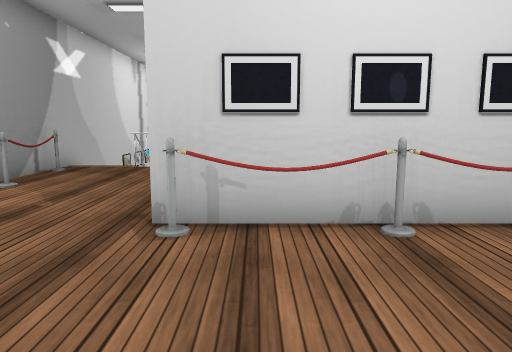
[1] (above)

14 first-person views from a walk through a 3-D level made in the Unity game engine. The camera is 1.2 m above the floor, tilts 8° down and sees 70° across. The floor is counted in squares, 1 m on a side. Each view is taken from the middle of a square. On the plan, view 1 faces up. The plan holds only what a view shows up to about 15 squares ahead; the rest is blank. The player is left out. Some surface patterns are stand-ins.

[2]
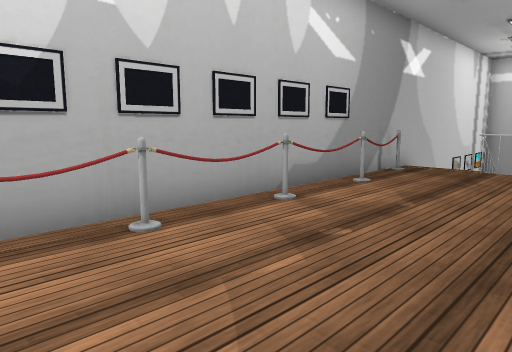

[3]
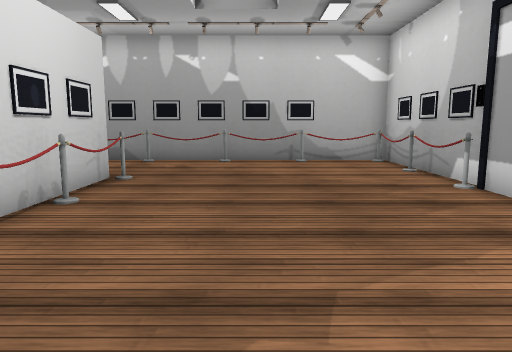

[4]
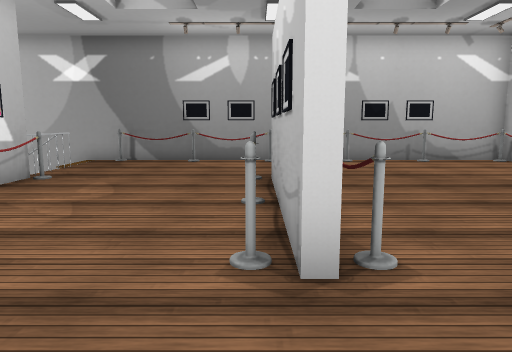

[5]
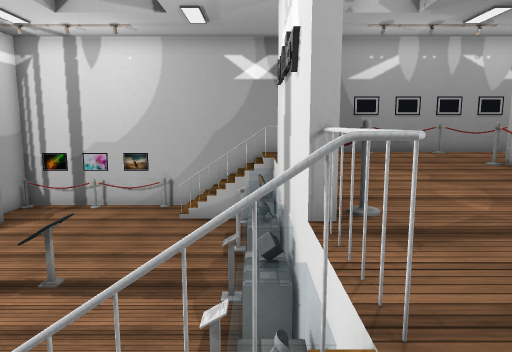

[6]
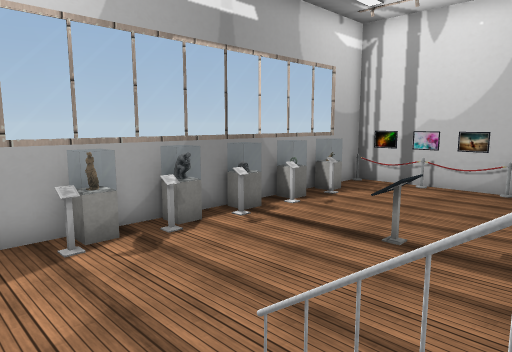

[7]
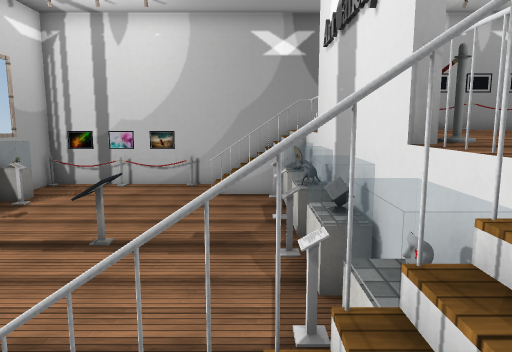

[8]
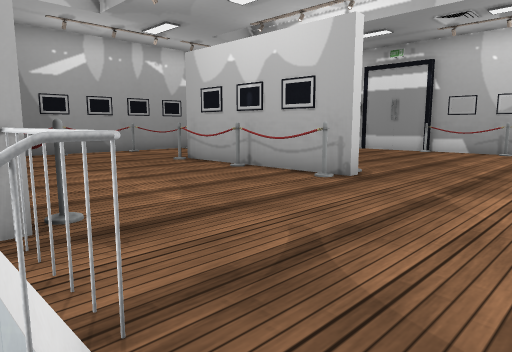

[9]
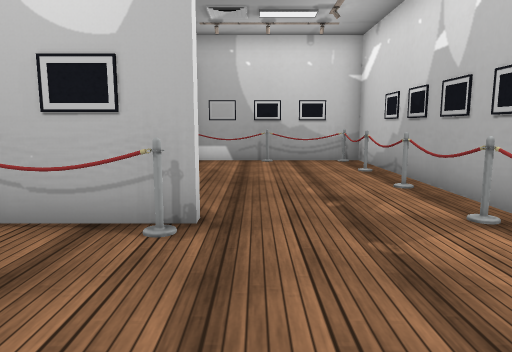

[10]
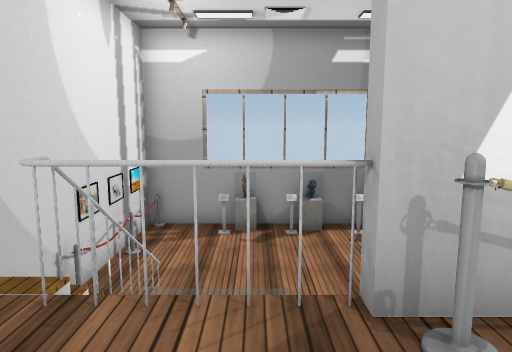

[11]
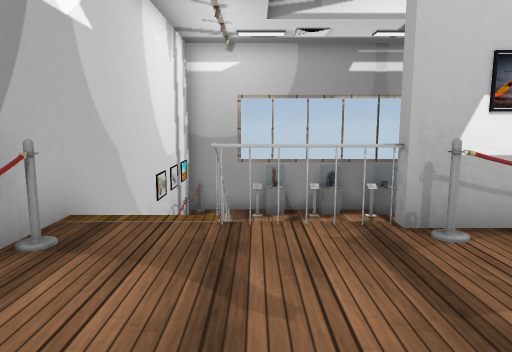

[12]
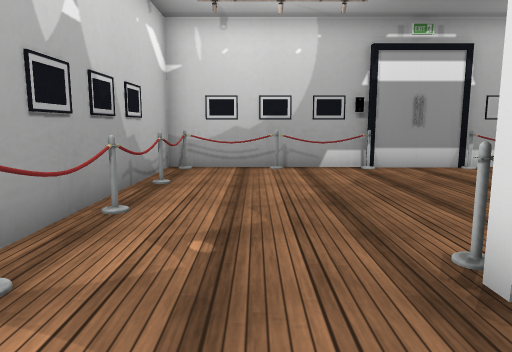

[13]
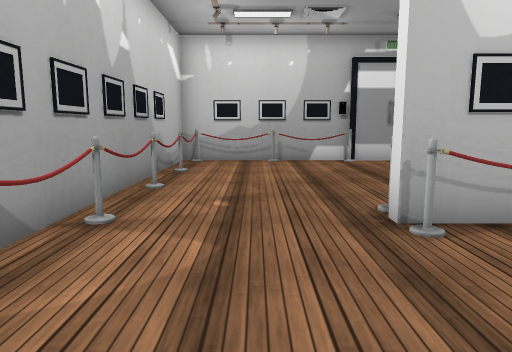

[14]
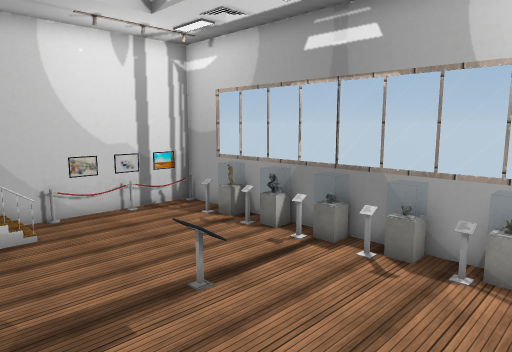

### Floor plan
Key: @ floor where view 1 was taken; # wall or solid block; . main floor; - floor 2 m lower than the main floor; / step, stairs or slope; = window, fence, low wall or low ledge; ^ raised ledge; B barrier; R railing; P pedestal; S statue; O other object.
Columns run from 6 left of view 1 to 9 right of it. Each row starts with its distance up from view 1.
 20 ################
 19 #O-P=PSP=P=P=-O#
 18 #O------------O#
 17 #O------------##
 16 #O------------O#
 15 #O-----^=-----O#
 14 #O------------O#
 13 #//----------//#
 12 #//----------//#
 11 #//==POP==P=P//#
 10 #B.RR######RR.O#
  9 #O............O#
  8 #O............O#
  7 #O............O#
  6 #O............O#
  5 #O...###O##...O#
  4 #O...###O##...O#
  3 #O............O#
  2 #O............O#
  1 #O............O#
  0 #O....@.......O#
 -1 #O............O#
 -2 #O............O#
 -3 ###OOO#..##OO###
 -4   ############

Where each view was taken, in squares from view 1:
view 1: 0 up, 0 right, facing up
view 2: 0 up, 1 left, facing up-left
view 3: 1 up, 4 left, facing right
view 4: 5 up, 4 left, facing right
view 5: 11 up, 5 left, facing right
view 6: 12 up, 5 left, facing up-right
view 7: 12 up, 5 left, facing right
view 8: 11 up, 5 left, facing down-right
view 9: 9 up, 2 left, facing down
view 10: 8 up, 2 left, facing up
view 11: 6 up, 3 left, facing up
view 12: 7 up, 6 right, facing down
view 13: 9 up, 6 right, facing down
view 14: 11 up, 7 right, facing up-left
